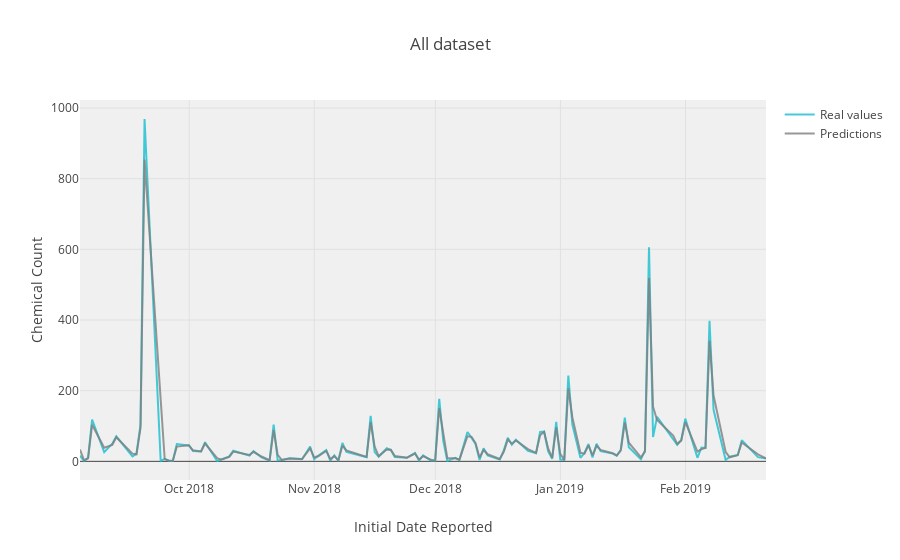

The notebook cell saved with this chart:
### Markdown cell above
### 5.3. All dataset

### Code cell
# Set the datasets with the dataset_limit
dataset = data[data.index < dataset_limit]
validation = data[data.index >= dataset_limit]

print('Len(dataset) =', len(dataset))
print('Len(validation) =', len(validation))

img = all_process(dataset, validation, 'All dataset', 'ts-alldataset')
Image(img)
